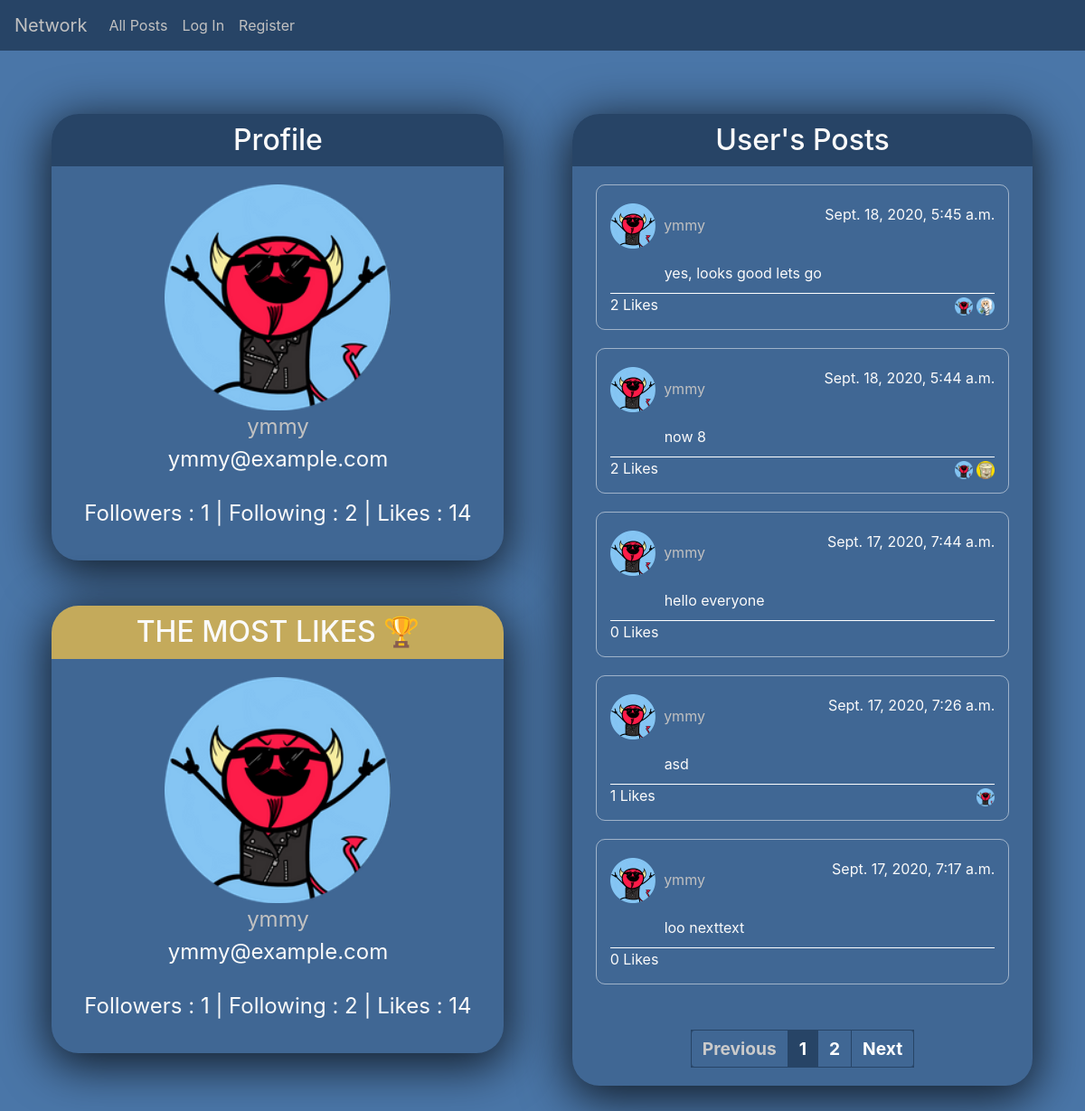
The app's page /profile/1 with its own data.
### network/models.py (models this page shows)
class User(AbstractUser):
    avatar = models.TextField(default="avatar_bucket.png")
    like_count = models.PositiveSmallIntegerField(default=0, blank=True, null=True)
    followers = models.ManyToManyField("User", related_name="followers_id")
    following = models.ManyToManyField("User", related_name="following_id")
    pass

class Post(models.Model):
    username = models.ForeignKey("User", on_delete=models.CASCADE, related_name="user")
    like_count = models.PositiveSmallIntegerField(default=0, blank=True, null=True)
    liked_user_count = models.ManyToManyField("Post", related_name="liked_id")
    body = models.TextField(blank=True)
    timestamp = models.DateTimeField(auto_now_add=True)

### network/views.py (the view)
# urls.py: path("profile/<int:profile_id>", views.profile, name="profile"),
def profile(request,profile_id):
    profile = User.objects.get(
            id=profile_id
            )
    users = User.objects.all()
    topuser = User.objects.all().order_by("-like_count").first()
    liked = Post.objects.filter(
            liked_user_count=request.user.id
        ).all().values()
    liked_posts = []
    for i in range(len(liked)):
        liked_posts.append(liked[i]["id"])
    following = User.objects.filter(
            followers=request.user.id
        ).all().values()
    following_users = []
    for i in range(len(following)):
        following_users.append(following[i]["id"])
    posts = Post.objects.all().filter(
            username_id=profile_id
        ).order_by("-timestamp").all()
    paginator = Paginator(posts, 5)
    page_number = request.GET.get('page')
    page_obj = paginator.get_page(page_number)
    return  render(request, "network/profile.html", {'profile': profile,'posts': posts, "users": users,'page_obj': page_obj, 'liked_posts': liked_posts, 'following_users' : following_users, 'topuser': topuser})

### network/templates/network/profile.html (shortened to what this page needs)
{% extends "network/layout.html" %}
{% block body %}
<section id="profile">
    <div class="card-container">
        <div class="profile-card">
            <h2>Profile</h2>
            <img src="../../static/network/img/avatars/{{ profile.avatar }}" alt=""> <br>
            <a href="/profile/{{ profile.id }}"> {{ profile.username }} </a> <br>
            <p class="email">{{ profile.email }}</p> <br>
            <p class="count">Followers&nbsp;:&nbsp;{{ profile.followers.count }} | Following&nbsp;:&nbsp;{{ profile.following.count }} | Likes&nbsp;:&nbsp;{{ profile.like_count }}</p><br>
        </div>
        <div class="profile-card leader2">
            <h2>THE MOST LIKES 🏆</h2>
            <img id="profile_avatar" src="../../static/network/img/avatars/{{ topuser.avatar }}" alt=""> <br>
            <a href="/profile/{{ topuser.id }}"> {{ topuser.username }} </a> <br>
            <p class="email">{{ topuser.email }}</p> <br>
            <p class="count">Followers&nbsp;:&nbsp;{{ topuser.followers.count }} | Following&nbsp;:&nbsp;{{ topuser.following.count }} | Likes&nbsp;:&nbsp;{{ topuser.like_count }}</p><br>
        </div>
    </div>
    <div class="posts_container">
        <div class="posts">
            <h2>User's Posts</h2>
            {% for post in page_obj %}
            <div class="post">
                <div class="top-info">
                    <div class="poster-info">
                        {% for profile in users %}
                            {% if post.username_id == profile.id  %}
                                <a href="/profile/{{ profile.id }}">
                                    <img src="../../static/network/img/avatars/{{ profile.avatar }}" alt="">
                                </a>
                            {% endif %}
                        {% endfor %}
                        <a class="profile_link" href="/profile/{{ post.username_id }}"> {{ post.username }} </a>
                    </div>
                    <div class="poster-timestamp">
                        <p>{{ post.timestamp }}</p>
                    </div>
                </div>
                <div class="middle-info">
                    <p class="post_body" style="display: block;">{{ post.body }}</p>
                </div>
                <div class="bottom-info">
                    <div class="like-info">
                        <span id="like_for_{{ post.id }}">{{ post.liked_user_count.all.count }}</span>
                        {% if user.is_authenticated %}
                            {% if post.id in liked_posts %}
                                <button class="unlike_button" data-page = "{{ post.id }}"><i class="fas fa-heart"></i></button>
                            {% else %}
                                <button class="like_button" data-page = "{{ post.id }}"><i class="far fa-heart"></i></button>
                            {% endif %}
                        {% else %}
                        <span>Likes</span>
                        {% endif %}
                    </div>
                    <div id="like_avatars_{{ post.id }}">
                        {% for liked in post.liked_user_count.all %}
                            {% for profile in users %}
                                {% if liked.id == profile.id  %}
                                    <a href="/profile/{{ profile.id }}">
                                        <img width="20px" src="../../static/network/img/avatars/{{ profile.avatar }}" alt="">
                                    </a>
                                {% endif %}
                            {% endfor %}
                        {% endfor %}
                    </div>
                </div>
            </div>
            {% endfor %}
            <nav aria-label="Page navigation example">
                <ul class="paginator">
                    {% if page_obj.has_previous %}
                    <li class="page-item">
                        <a class="page-link " href="?page={{ page_obj.previous_page_number }}" tabindex="-1" aria-disabled="true">Previous</a>
                    </li>
                    {% else %}
                    <li class="page-item disabled">
                        <a class="page-link" href="#" tabindex="-1" aria-disabled="true">Previous</a>
                    </li>
                    {% endif %}
                    {% for page in page_obj.paginator.page_range %}
                    {% if page == page_obj.number %}
                    <li class="page-item"><a class="page-link active-link" href="?page={{ page }}">{{ page }}</a></li>
                    {% else %}
                        <li class="page-item"><a class="page-link" href="?page={{ page }}">{{ page }}</a></li>
                    {% endif %}
                    {% endfor %}
                    {% if page_obj.has_next %}
                    <li class="page-item">
                        <a class="page-link" href="?page={{ page_obj.next_page_number }}" tabindex="-1" aria-disabled="true">Next</a>
                    </li>
                    {% else %}
                    <li class="page-item disabled">
                        <a class="page-link" href="#" tabindex="-1" aria-disabled="true">Next</a>
                    </li>
                    {% endif %}
                </ul>
            </nav>
        </div>
    </div>
</section>
{% endblock %}

### records on screen
User: avatar (picture), username "ymmy", email "ymmy@example.com", followers.count "1", following.count "2", like_count "14"
Post: username "ymmy", timestamp "Sept. 18, 2020, 5:45 a.m.", body "yes, looks good lets go", liked_user_count.all.count "2"
Post: username "ymmy", timestamp "Sept. 17, 2020, 7:44 a.m.", body "hello everyone", liked_user_count.all.count "0"
User: avatar (picture)
Post: username "ymmy", timestamp "Sept. 18, 2020, 5:44 a.m.", body "now 8", liked_user_count.all.count "2"
Post: username "ymmy", timestamp "Sept. 17, 2020, 7:26 a.m.", body "asd", liked_user_count.all.count "1"
User: avatar (picture)
Post: username "ymmy", timestamp "Sept. 17, 2020, 7:17 a.m.", body "loo nexttext", liked_user_count.all.count "0"

### other values on screen
{{ page }} "1"
{{ page }} "2"
